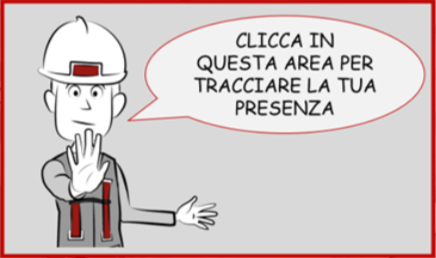
#> input picture target.png, 436 x 258 px, found by its file name
$ python script.py
#> lines starting #> are read from the running program, lines starting #| are printed output that depends on the picture
import pyautogui
import cv2
import numpy as np
import time
from PIL import ImageGrab
import sys

# Percorso dell'immagine di riferimento
image_path = '/Users/albertocanavese/Desktop/helm_autoclicker/target.png'

# Prova a caricare l'immagine di riferimento
template = cv2.imread(image_path, cv2.IMREAD_GRAYSCALE)
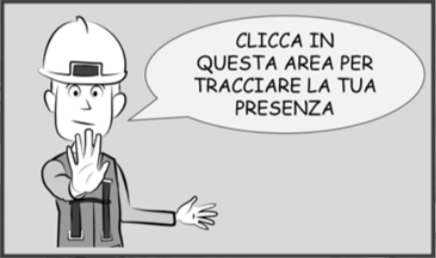
#> template: shape (258, 436); min 1, max 255, mean 204.1

# Verifica che l'immagine sia stata caricata correttamente
if template is None:
    print(f"Errore: Impossibile aprire il file '{image_path}'. Verifica il percorso e l'integrità del file.")
    sys.exit(1)

# Ottieni le dimensioni dell'immagine di riferimento
w, h = template.shape[::-1]
#> w = 436; h = 258

# Fattore di scala per schermi Retina (imposta a 1 se non è Retina)
scale_factor = 2  # Cambia questo valore a seconda del tuo schermo

def find_and_click():
    while True:
        # Cattura uno screenshot dell'intero schermo
#> (the run stopped early here; a loop or call above may not have finished)
